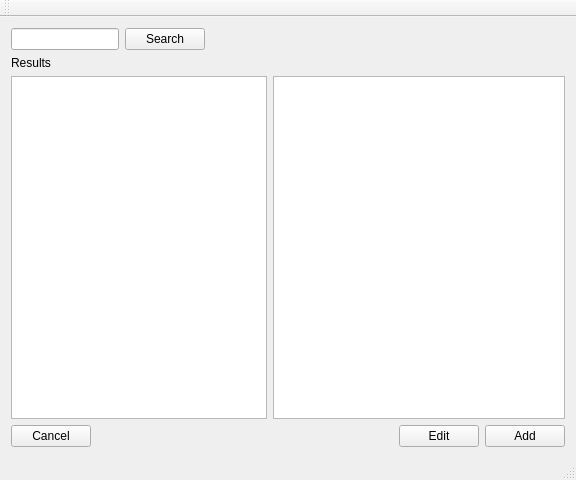
<?xml version="1.0" encoding="UTF-8"?>
<ui version="4.0">
 <class>MainWindow</class>
 <widget class="QMainWindow" name="MainWindow">
  <property name="geometry">
   <rect>
    <x>0</x>
    <y>0</y>
    <width>576</width>
    <height>480</height>
   </rect>
  </property>
  <property name="sizePolicy">
   <sizepolicy hsizetype="Preferred" vsizetype="Preferred">
    <horstretch>1</horstretch>
    <verstretch>0</verstretch>
   </sizepolicy>
  </property>
  <property name="windowTitle">
   <string>MainWindow</string>
  </property>
  <widget class="QWidget" name="centralWidget">
   <property name="sizePolicy">
    <sizepolicy hsizetype="Expanding" vsizetype="Expanding">
     <horstretch>0</horstretch>
     <verstretch>0</verstretch>
    </sizepolicy>
   </property>
   <layout class="QFormLayout" name="formLayout">
    <property name="fieldGrowthPolicy">
     <enum>QFormLayout::AllNonFixedFieldsGrow</enum>
    </property>
    <item row="4" column="0">
     <widget class="QListWidget" name="song_list"/>
    </item>
    <item row="4" column="1">
     <widget class="QListWidget" name="lyrics"/>
    </item>
    <item row="5" column="0" colspan="2">
     <layout class="QHBoxLayout" name="horizontalLayout">
      <item>
       <widget class="QPushButton" name="cancel_button">
        <property name="text">
         <string>Cancel</string>
        </property>
       </widget>
      </item>
      <item>
       <spacer name="horizontalSpacer">
        <property name="orientation">
         <enum>Qt::Horizontal</enum>
        </property>
        <property name="sizeHint" stdset="0">
         <size>
          <width>40</width>
          <height>20</height>
         </size>
        </property>
       </spacer>
      </item>
      <item>
       <widget class="QPushButton" name="edit_button">
        <property name="text">
         <string>Edit</string>
        </property>
       </widget>
      </item>
      <item>
       <widget class="QPushButton" name="add_button">
        <property name="text">
         <string>Add</string>
        </property>
       </widget>
      </item>
     </layout>
    </item>
    <item row="3" column="0">
     <widget class="QLabel" name="label">
      <property name="text">
       <string>Results</string>
      </property>
     </widget>
    </item>
    <item row="2" column="0">
     <layout class="QHBoxLayout" name="horizontalLayout_2">
      <item>
       <widget class="QLineEdit" name="search_text"/>
      </item>
      <item>
       <widget class="QPushButton" name="search_button">
        <property name="text">
         <string>Search</string>
        </property>
       </widget>
      </item>
     </layout>
    </item>
   </layout>
  </widget>
  <widget class="QMenuBar" name="menuBar">
   <property name="geometry">
    <rect>
     <x>0</x>
     <y>0</y>
     <width>576</width>
     <height>21</height>
    </rect>
   </property>
  </widget>
  <widget class="QToolBar" name="mainToolBar">
   <attribute name="toolBarArea">
    <enum>TopToolBarArea</enum>
   </attribute>
   <attribute name="toolBarBreak">
    <bool>false</bool>
   </attribute>
  </widget>
  <widget class="QStatusBar" name="statusBar"/>
 </widget>
 <layoutdefault spacing="6" margin="11"/>
 <resources/>
 <connections/>
 <buttongroups>
  <buttongroup name="buttonGroup"/>
 </buttongroups>
</ui>
